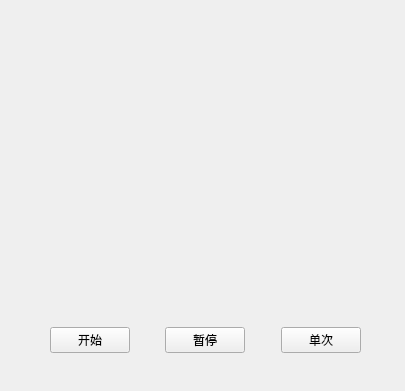
<?xml version="1.0" encoding="UTF-8"?>
<ui version="4.0">
 <class>Widget</class>
 <widget class="QWidget" name="Widget">
  <property name="geometry">
   <rect>
    <x>0</x>
    <y>0</y>
    <width>405</width>
    <height>391</height>
   </rect>
  </property>
  <property name="windowTitle">
   <string>Widget</string>
  </property>
  <widget class="QWidget" name="horizontalLayoutWidget">
   <property name="geometry">
    <rect>
     <x>50</x>
     <y>320</y>
     <width>311</width>
     <height>41</height>
    </rect>
   </property>
   <layout class="QHBoxLayout" name="horizontalLayout">
    <item>
     <widget class="QPushButton" name="startBtn">
      <property name="text">
       <string>开始</string>
      </property>
     </widget>
    </item>
    <item>
     <spacer name="horizontalSpacer">
      <property name="orientation">
       <enum>Qt::Horizontal</enum>
      </property>
      <property name="sizeHint" stdset="0">
       <size>
        <width>40</width>
        <height>20</height>
       </size>
      </property>
     </spacer>
    </item>
    <item>
     <widget class="QPushButton" name="stopBtn">
      <property name="text">
       <string>暂停</string>
      </property>
     </widget>
    </item>
    <item>
     <spacer name="horizontalSpacer_2">
      <property name="orientation">
       <enum>Qt::Horizontal</enum>
      </property>
      <property name="sizeHint" stdset="0">
       <size>
        <width>40</width>
        <height>20</height>
       </size>
      </property>
     </spacer>
    </item>
    <item>
     <widget class="QPushButton" name="singleBtn">
      <property name="text">
       <string>单次</string>
      </property>
     </widget>
    </item>
   </layout>
  </widget>
  <widget class="QLabel" name="label">
   <property name="geometry">
    <rect>
     <x>50</x>
     <y>30</y>
     <width>291</width>
     <height>261</height>
    </rect>
   </property>
   <property name="text">
    <string/>
   </property>
   <property name="scaledContents">
    <bool>true</bool>
   </property>
  </widget>
 </widget>
 <resources/>
 <connections/>
</ui>
